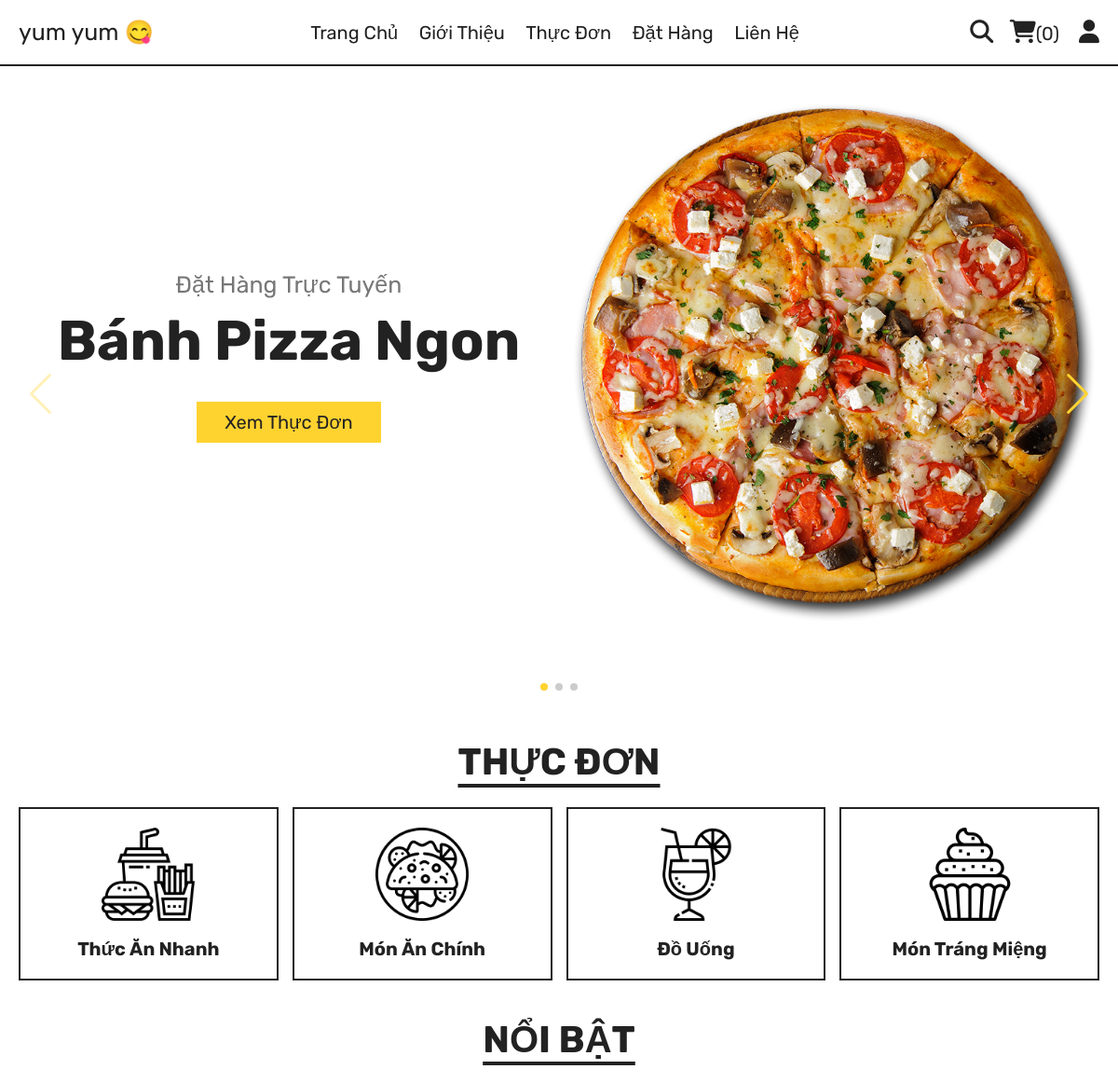
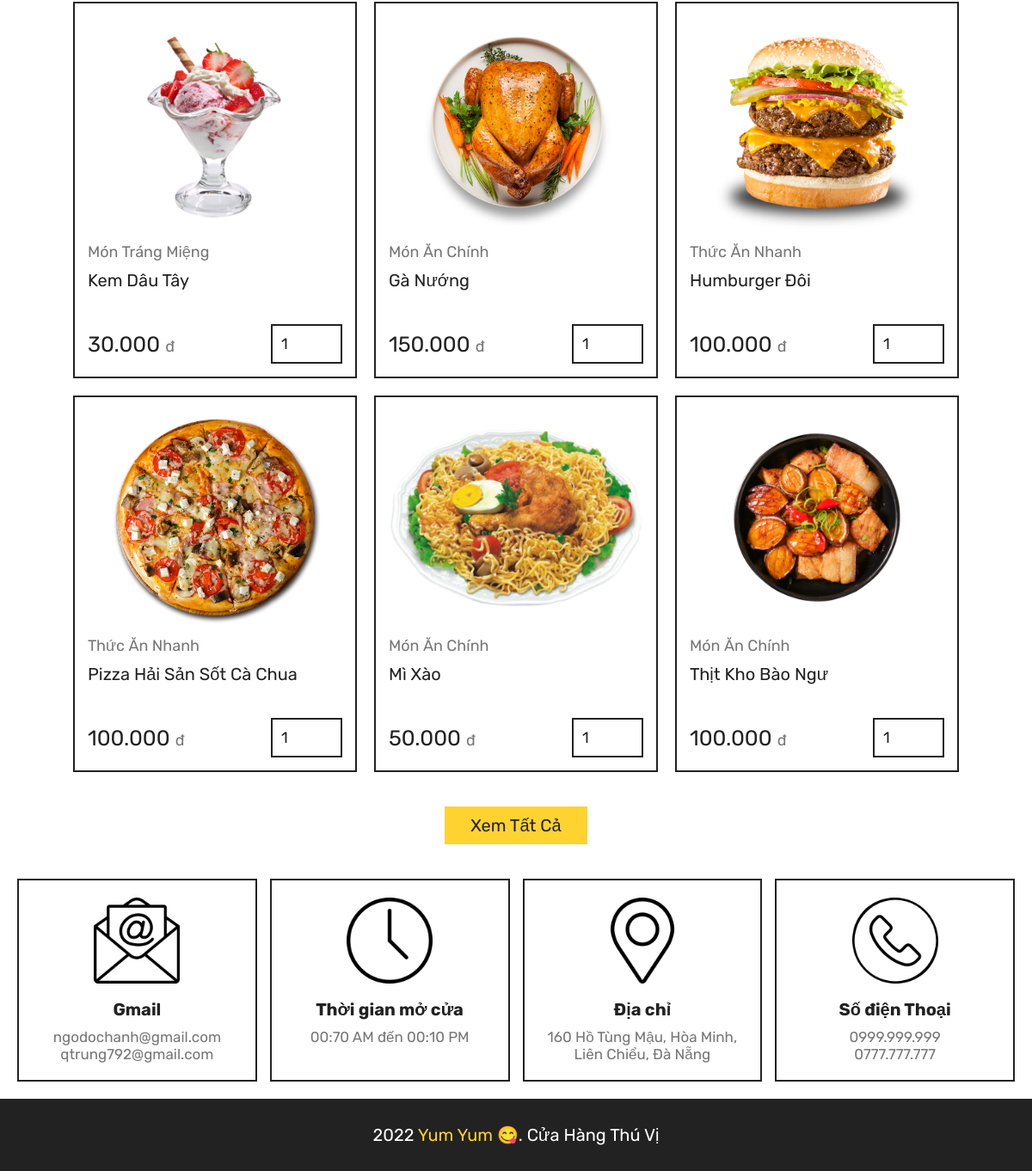
The app's page /home.php with its own data (2 pictures, top to bottom).
### tables this page shows
CREATE TABLE `sanpham` (
  `idsp` int(11) NOT NULL,
  `tensp` varchar(100) NOT NULL,
  `loaisp` varchar(100) NOT NULL,
  `giasp` int(11) NOT NULL,
  `anhsp` varchar(100) NOT NULL
);

### home.php (the view, shortened to what this page needs)
<?php
include_once ('components/connect.php');
?>
<!DOCTYPE html>
<html lang="en">
<head>
    <link rel="stylesheet" href="https://cdn.jsdelivr.net/npm/swiper@8/swiper-bundle.min.css" />
    <link rel="stylesheet" href="https://cdnjs.cloudflare.com/ajax/libs/font-awesome/6.1.1/css/all.min.css">
    <link rel="stylesheet" href="css/style.css">
</head>
<body>
    <?php require_once('components/user_header.php') ?>
    <section class=" hero">
        <div class="swiper mySwiper">
            <div class="swiper-wrapper">
                <div class="swiper-slide slide">
                    <div class="content">
                        <span>Đặt Hàng Trực Tuyến</span>
                        <h3>Bánh Pizza Ngon</h3>
                        <a href="menu.php" class="btn">Xem Thực Đơn</a>
                    </div>
                    <div class="image">
                        <img src="images/home-img-1.png" alt="">
                    </div>
                </div>
                <div class="swiper-slide slide">
                    <div class="content">
                        <span>Đặt Hàng Trực Tuyến</span>
                        <h3>Humburger Đôi</h3>
                        <a href="menu.php" class="btn">Xem Thực Đơn</a>
                    </div>
                    <div class="image">
                        <img src="images/home-img-2.png" alt="">
                    </div>
                </div>
                <div class="swiper-slide slide">
                    <div class="content">
                        <span>Đặt Hàng Trực Tuyến</span>
                        <h3>Gà Nướng</h3>
                        <a href="menu.php" class="btn">Xem Thực Đơn</a>
                    </div>
                    <div class="image">
                        <img src="images/home-img-3.png" alt="">
                    </div>
                </div>
            </div>
            <div class="swiper-button-next"></div>
            <div class="swiper-button-prev"></div>
            <div class="swiper-pagination"></div>
        </div>
    </section>
    <section class="category">
        <h1 class="title">thực đơn</h1>
        <div class="box-container">
            <a href="category.php?category=Thức ăn nhanh" class="box">
                <img src="images/cat-1.png" alt="">
                <h3>Thức ăn nhanh</h3>
            </a>
            <a href="category.php?category=Món ăn chính" class="box">
                <img src="images/cat-2.png" alt="">
                <h3>Món ăn chính</h3>
            </a>
            <a href="category.php?category=Đồ uống" class="box">
                <img src="images/cat-3.png" alt="">
                <h3>Đồ uống</h3>
            </a>
            <a href="category.php?category=Món tráng miệng" class="box">
                <img src="images/cat-4.png" alt="">
                <h3>Món tráng miệng</h3>
            </a>
        </div>
    </section>
    <section class="products" id="products">
        <h1 class="title">Nổi bật</h1>
        <div class="box-container">
            <?php
                $select_products = $conn -> prepare("SELECT * FROM `sanpham` ORDER BY `idsp` DESC LIMIT 6");
                $select_products -> execute();
                if ($select_products -> rowCount() > 0) {
                    while($fetch_products = $select_products -> fetch(PDO::FETCH_ASSOC)) {
            ?>
            <form class="box" action="" method="POST">
                <img class="image" src="uploaded_img/<?= $fetch_products['anhsp']; ?>" alt="">
                <a href="category.php?category=<?= $fetch_products['loaisp']; ?>"
                    class="cat"><?= $fetch_products['loaisp']; ?></a>
                <div class="name"><?= $fetch_products['tensp']; ?></div>
                <div class="flex">
                    <div class="price"><?= number_format($fetch_products['giasp'],0,',','.'); ?>
                        <span> đ</span>
                    </div>
                    <input type="number" name="qty" class="qty" min="1" max="99" value="1"
                        onkeypress="if(this.value.length == 2) return false;">
                </div>
            </form>
            <?php
                    }
                } else {
                    echo '<div class="empty">Chưa có sản phẩm nào được thêm vào?</div>';
                }
            ?>
        </div>
        <div class="more-btn">
            <a href="menu.php" class="btn">Xem tất cả</a>
        </div>
    </section>
    <?php require_once('components/footer.php') ?>
</body>
</html>

### components/user_header.php (shortened to what this page needs)
<header class="header">
    <section class="flex">
        <a href="home.php" class="logo">yum yum 😋</a>
        <nav class="navbar">
            <a href="home.php">Trang Chủ</a>
            <a href="about.php">Giới Thiệu</a>
            <a href="menu.php">Thực Đơn</a>
            <a href="orders.php">Đặt Hàng</a>
            <a href="contact.php">Liên Hệ</a>
        </nav>
        <div class="icons">
            <?php
                $count_user_cart_items = $conn -> prepare('SELECT * from `giohang` WHERE idkh = ?');
                $count_user_cart_items -> execute([$user_id]);
                $total_user_cart_items = $count_user_cart_items -> rowCount();
            ?>
            <a href="search.php"><i class="fas fa-search"></i></a>
            <a href="cart.php">
                <i class="fas fa-shopping-cart"></i><span>(<?= $total_user_cart_items; ?>)</span>
            </a>
            <div id="user-btn" class="fas fa-user"></div>
        </div>
    </section>
</header>

### components/footer.php
<footer class="footer">
    <section class="grid">
        <div class="box">
            <img src="images/email-icon.png" alt="">
            <h3>Gmail</h3>
            <a href="mailto:ngodochanh@gmail.com">ngodochanh@gmail.com</a>
            <a href="mailto:qtrung792@gmail.com">qtrung792@gmail.com</a>
        </div>
        <div class="box">
            <img src="images/clock-icon.png" alt="">
            <h3>Thời gian mở cửa</h3>
            <p>00:70 AM đến 00:10 PM</p>
        </div>
        <div class="box">
            <img src="images/map-icon.png" alt="">
            <h3>Địa chỉ</h3>
            <a href="#">160 Hồ Tùng Mậu, Hòa Minh, Liên Chiểu, Đà Nẵng</a>
        </div>
        <div class="box">
            <img src="images/phone-icon.png" alt="">
            <h3>Số điện Thoại</h3>
            <a href="tel:1">0999.999.999</a>
            <a href="tel:2">0777.777.777</a>
        </div>
    </section>
    <div class="credit">
        2022 <span>yum yum 😋</span>. Cửa hàng thú vị
    </div>
</footer>

### css/style.css (style rules this page uses)
:root { --yellow: #fed330; --red: #e74c3c; --white: #fff; --black: #222; --light-color: #777; --border: 0.2rem solid var(--black); }
* { font-family: 'Rubik', sans-serif; margin: 0; padding: 0; box-sizing: border-box; outline: none; border: none; text-decoration: none; transition: .2s linear; }
html { font-size: 62.5%; overflow-x: hidden; scroll-behavior: smooth; stop-opacity: 7rem; }
section { margin: 0 auto; max-width: 1200px; padding: 2rem; }
.btn, .delete-btn { margin-top: 2rem; display: inline-block; font-size: 2rem; padding: 1rem 3rem; cursor: pointer; transition: 0.2s linear; text-transform: capitalize; }
.btn { background-color: var(--yellow); color: var(--black); }
.title { text-align: center; margin-bottom: 2.5rem; font-size: 4rem; color: var(--black); text-transform: uppercase; text-decoration: underline; text-underline-offset: 1rem; }
.header { background-color: var(--white); border-bottom: var(--border); position: sticky; top: 0; left: 0; right: 0; z-index: 10; }
.header .flex { display: flex; justify-content: space-between; align-items: center; position: relative; }
.header .flex .logo { font-size: 2.5rem; color: var(--black); }
.header .flex .navbar a { font-size: 2rem; color: var(--black); margin: 0 1rem; text-transform: capitalize; }
.header .flex .icons>* { margin-left: 1.5rem; font-size: 2.5rem; color: var(--black); cursor: pointer; }
.header .flex .icons span { font-size: 2rem; }
.hero .slide { display: flex; align-items: center; flex-wrap: wrap-reverse; margin-bottom: 4rem; }
.hero .slide .content { flex: 1 1 40rem; text-align: center; }
.hero .slide .content span { font-size: 2.5rem; color: var(--light-color); }
.hero .slide .content h3 { margin: 1rem 0; font-size: 6rem; color: var(--black); text-transform: capitalize; }
.hero .slide .image { flex: 1 1 40rem; }
.hero .slide .image img { width: 100%; }
.swiper-button-prev, .swiper-button-next { color: var(--yellow); }
.category .box-container { display: grid; grid-template-columns: repeat(auto-fit, minmax(27rem, 1fr)); gap: 1.5rem; }
.category .box-container .box { border: var(--border); padding: 2rem; text-align: center; }
.category .box-container .box img { width: 100%; height: 10rem; object-fit: contain; }
.category .box-container .box h3 { font-size: 2rem; margin-top: 1.5rem; color: var(--black); text-transform: capitalize; }
.products .box-container { display: grid; grid-template-columns: repeat(auto-fit, 33rem); justify-content: center; align-items: flex-start; gap: 2rem; }
.products .box-container .box { border: var(--border); padding: 1.5rem; position: relative; overflow: hidden; }
.products .box-container .box img { height: 25rem; width: 100%; object-fit: contain; margin-bottom: 1rem; }
.products .box-container .box .cat { font-size: 1.8rem; color: var(--light-color); text-transform: capitalize; }
.products .box-container .box .name { font-size: 2rem; color: var(--black); margin: 1rem 0; height: 4.8rem; overflow: hidden; display: -webkit-box; -webkit-box-orient: vertical; -webkit-line-clamp: 2; text-transform: capitalize; }
.products .box-container .box .flex { display: flex; align-items: center; gap: 1rem; margin-top: 1.5rem; }
.products .box-container .box .flex .price { margin-right: auto; font-size: 2.5rem; color: var(--black); }
.products .box-container .box .flex .price span { color: var(--light-color); font-size: 1.8rem; }
.products .box-container .box .flex .qty { padding: 1rem; border: var(--border); font-size: 1.8rem; color: var(--black); }
.products .more-btn { margin-top: 2rem; text-align: center; }
.footer .grid { display: grid; grid-template-columns: repeat(auto-fit, minmax(27rem, 1fr)); gap: 1.5rem; }
.footer .grid .box { border: var(--border); padding: 2rem; text-align: center; }
.footer .grid .box img { height: 10rem; width: 100%; object-fit: contain; margin-bottom: 0.5rem; }
.footer .grid .box h3 { margin: 1rem 0; font-size: 2rem; color: var(--black); }
.footer .grid .box a, .footer .grid .box p { display: block; font-size: 1.7rem; color: var(--light-color); line-height: 2rem; }
.credit { padding: 3rem 2rem; text-align: center; background-color: var(--black); color: var(--white); font-size: 2rem; text-transform: capitalize; }
.credit span { color: var(--yellow); }

### records on screen
sanpham: anhsp (picture), loaisp "Món Tráng Miệng", tensp "Kem Dâu Tây", giasp "30.000"
sanpham: anhsp (picture), loaisp "Món Ăn Chính", tensp "Gà Nướng", giasp "150.000"
sanpham: anhsp (picture), loaisp "Thức Ăn Nhanh", tensp "Humburger Đôi", giasp "100.000"
sanpham: anhsp (picture), loaisp "Thức Ăn Nhanh", tensp "Pizza Hải Sản Sốt Cà Chua", giasp "100.000"
sanpham: anhsp (picture), loaisp "Món Ăn Chính", tensp "Mì Xào", giasp "50.000"
sanpham: anhsp (picture), loaisp "Món Ăn Chính", tensp "Thịt Kho Bào Ngư", giasp "100.000"

### other values on screen
$total_user_cart_items "0"
